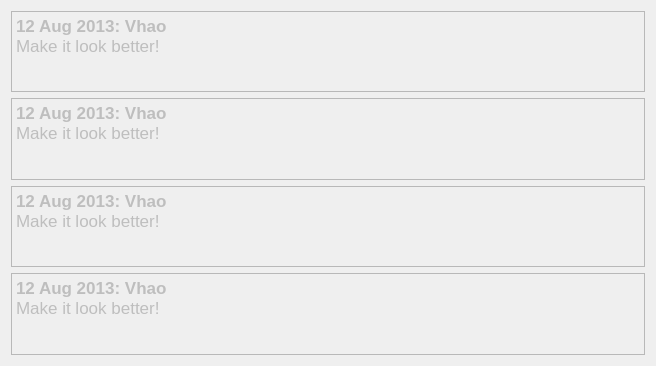
            <widget class="QWidget" name="scrollAreaWidgetContents_8">
             <property name="geometry">
              <rect>
               <x>0</x>
               <y>0</y>
               <width>656</width>
               <height>366</height>
              </rect>
             </property>
             <layout class="QVBoxLayout" name="verticalLayout_12">
              <item>
               <widget class="QTextEdit" name="textEdit_13">
                <property name="enabled">
                 <bool>false</bool>
                </property>
                <property name="html">
                 <string>&lt;!DOCTYPE HTML PUBLIC &quot;-//W3C//DTD HTML 4.0//EN&quot; &quot;http://www.w3.org/TR/REC-html40/strict.dtd&quot;&gt;
&lt;html&gt;&lt;head&gt;&lt;meta name=&quot;qrichtext&quot; content=&quot;1&quot; /&gt;&lt;style type=&quot;text/css&quot;&gt;
p, li { white-space: pre-wrap; }
&lt;/style&gt;&lt;/head&gt;&lt;body style=&quot; font-family:'Lucida Grande'; font-size:13pt; font-weight:400; font-style:normal;&quot;&gt;
&lt;p style=&quot; margin-top:0px; margin-bottom:0px; margin-left:0px; margin-right:0px; -qt-block-indent:0; text-indent:0px;&quot;&gt;&lt;span style=&quot; font-weight:600;&quot;&gt;12 Aug 2013: Vhao&lt;/span&gt;&lt;/p&gt;
&lt;p style=&quot; margin-top:0px; margin-bottom:0px; margin-left:0px; margin-right:0px; -qt-block-indent:0; text-indent:0px;&quot;&gt;Make it look better!&lt;/p&gt;&lt;/body&gt;&lt;/html&gt;</string>
                </property>
               </widget>
              </item>
              <item>
               <widget class="QTextEdit" name="textEdit_14">
                <property name="enabled">
                 <bool>false</bool>
                </property>
                <property name="html">
                 <string>&lt;!DOCTYPE HTML PUBLIC &quot;-//W3C//DTD HTML 4.0//EN&quot; &quot;http://www.w3.org/TR/REC-html40/strict.dtd&quot;&gt;
&lt;html&gt;&lt;head&gt;&lt;meta name=&quot;qrichtext&quot; content=&quot;1&quot; /&gt;&lt;style type=&quot;text/css&quot;&gt;
p, li { white-space: pre-wrap; }
&lt;/style&gt;&lt;/head&gt;&lt;body style=&quot; font-family:'Lucida Grande'; font-size:13pt; font-weight:400; font-style:normal;&quot;&gt;
&lt;p style=&quot; margin-top:0px; margin-bottom:0px; margin-left:0px; margin-right:0px; -qt-block-indent:0; text-indent:0px;&quot;&gt;&lt;span style=&quot; font-weight:600;&quot;&gt;12 Aug 2013: Vhao&lt;/span&gt;&lt;/p&gt;
&lt;p style=&quot; margin-top:0px; margin-bottom:0px; margin-left:0px; margin-right:0px; -qt-block-indent:0; text-indent:0px;&quot;&gt;Make it look better!&lt;/p&gt;&lt;/body&gt;&lt;/html&gt;</string>
                </property>
               </widget>
              </item>
              <item>
               <widget class="QTextEdit" name="textEdit_15">
                <property name="enabled">
                 <bool>false</bool>
                </property>
                <property name="html">
                 <string>&lt;!DOCTYPE HTML PUBLIC &quot;-//W3C//DTD HTML 4.0//EN&quot; &quot;http://www.w3.org/TR/REC-html40/strict.dtd&quot;&gt;
&lt;html&gt;&lt;head&gt;&lt;meta name=&quot;qrichtext&quot; content=&quot;1&quot; /&gt;&lt;style type=&quot;text/css&quot;&gt;
p, li { white-space: pre-wrap; }
&lt;/style&gt;&lt;/head&gt;&lt;body style=&quot; font-family:'Lucida Grande'; font-size:13pt; font-weight:400; font-style:normal;&quot;&gt;
&lt;p style=&quot; margin-top:0px; margin-bottom:0px; margin-left:0px; margin-right:0px; -qt-block-indent:0; text-indent:0px;&quot;&gt;&lt;span style=&quot; font-weight:600;&quot;&gt;12 Aug 2013: Vhao&lt;/span&gt;&lt;/p&gt;
&lt;p style=&quot; margin-top:0px; margin-bottom:0px; margin-left:0px; margin-right:0px; -qt-block-indent:0; text-indent:0px;&quot;&gt;Make it look better!&lt;/p&gt;&lt;/body&gt;&lt;/html&gt;</string>
                </property>
               </widget>
              </item>
              <item>
               <widget class="QTextEdit" name="textEdit_16">
                <property name="enabled">
                 <bool>false</bool>
                </property>
                <property name="html">
                 <string>&lt;!DOCTYPE HTML PUBLIC &quot;-//W3C//DTD HTML 4.0//EN&quot; &quot;http://www.w3.org/TR/REC-html40/strict.dtd&quot;&gt;
&lt;html&gt;&lt;head&gt;&lt;meta name=&quot;qrichtext&quot; content=&quot;1&quot; /&gt;&lt;style type=&quot;text/css&quot;&gt;
p, li { white-space: pre-wrap; }
&lt;/style&gt;&lt;/head&gt;&lt;body style=&quot; font-family:'Lucida Grande'; font-size:13pt; font-weight:400; font-style:normal;&quot;&gt;
&lt;p style=&quot; margin-top:0px; margin-bottom:0px; margin-left:0px; margin-right:0px; -qt-block-indent:0; text-indent:0px;&quot;&gt;&lt;span style=&quot; font-weight:600;&quot;&gt;12 Aug 2013: Vhao&lt;/span&gt;&lt;/p&gt;
&lt;p style=&quot; margin-top:0px; margin-bottom:0px; margin-left:0px; margin-right:0px; -qt-block-indent:0; text-indent:0px;&quot;&gt;Make it look better!&lt;/p&gt;&lt;/body&gt;&lt;/html&gt;</string>
                </property>
               </widget>
              </item>
             </layout>
            </widget>
